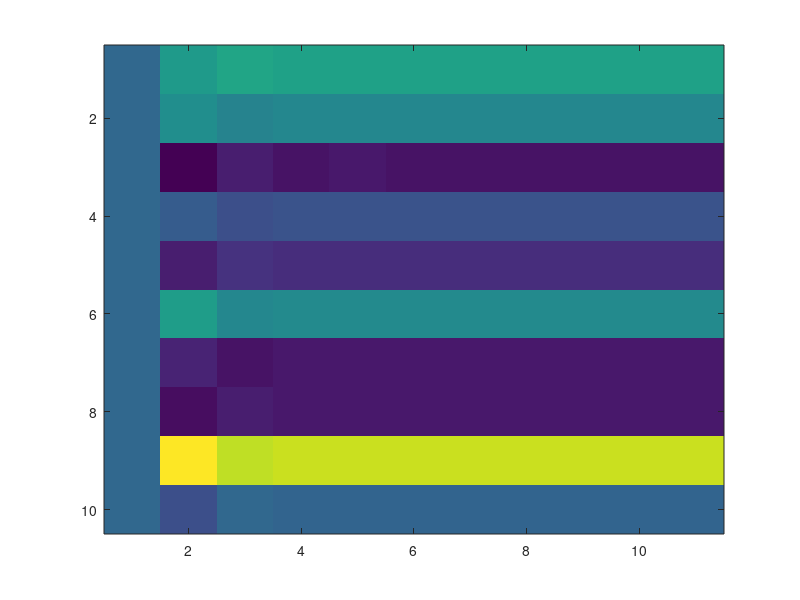

Reproduce this figure in MATLAB.
function pagerank

%Init
clc;
beta = 0.85;
load data.mat;


%Page rank
V = v;
for i=1:10
  v = ((beta*T)*v) + ((1-beta)/size(T,1));
  V = [V v];
end

imagesc(V);
V